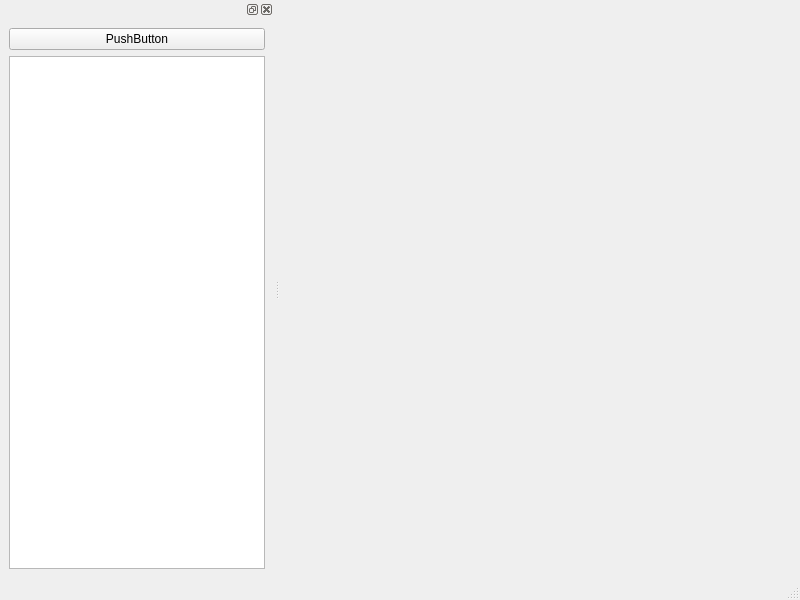
<?xml version="1.0" encoding="UTF-8"?>
<ui version="4.0">
 <class>MainWindow</class>
 <widget class="QMainWindow" name="MainWindow">
  <property name="geometry">
   <rect>
    <x>0</x>
    <y>0</y>
    <width>800</width>
    <height>600</height>
   </rect>
  </property>
  <property name="windowTitle">
   <string>MainWindow</string>
  </property>
  <widget class="QWidget" name="centralwidget"/>
  <widget class="QMenuBar" name="menubar">
   <property name="geometry">
    <rect>
     <x>0</x>
     <y>0</y>
     <width>800</width>
     <height>26</height>
    </rect>
   </property>
  </widget>
  <widget class="QStatusBar" name="statusbar"/>
  <widget class="QDockWidget" name="dockWidget">
   <attribute name="dockWidgetArea">
    <number>1</number>
   </attribute>
   <widget class="QWidget" name="dockWidgetContents">
    <layout class="QGridLayout" name="gridLayout">
     <item row="0" column="0">
      <widget class="QPushButton" name="pushButton">
       <property name="text">
        <string>PushButton</string>
       </property>
      </widget>
     </item>
     <item row="1" column="0">
      <widget class="QListView" name="listView"/>
     </item>
    </layout>
   </widget>
  </widget>
 </widget>
 <resources/>
 <connections/>
</ui>
